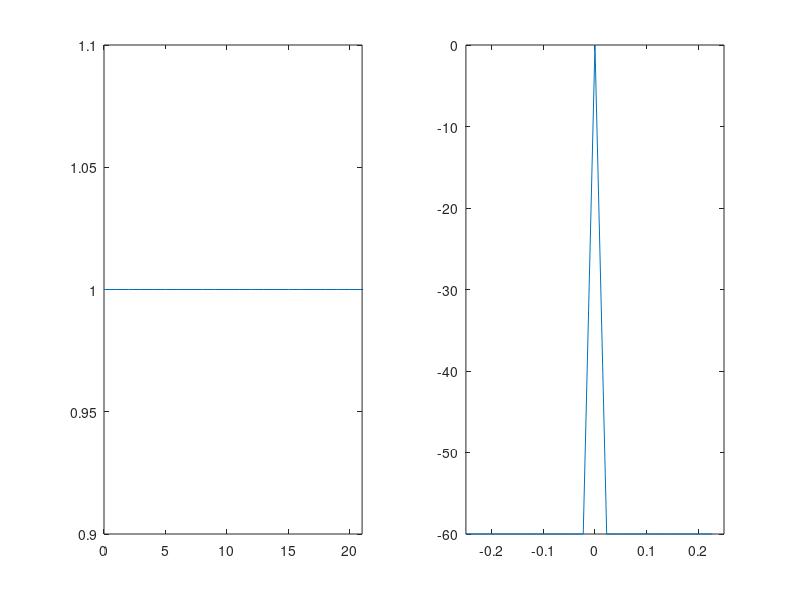
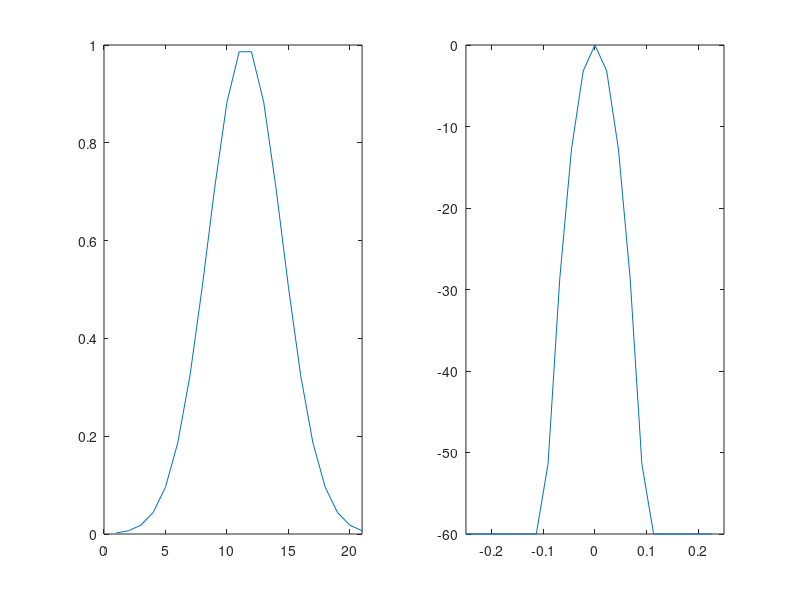
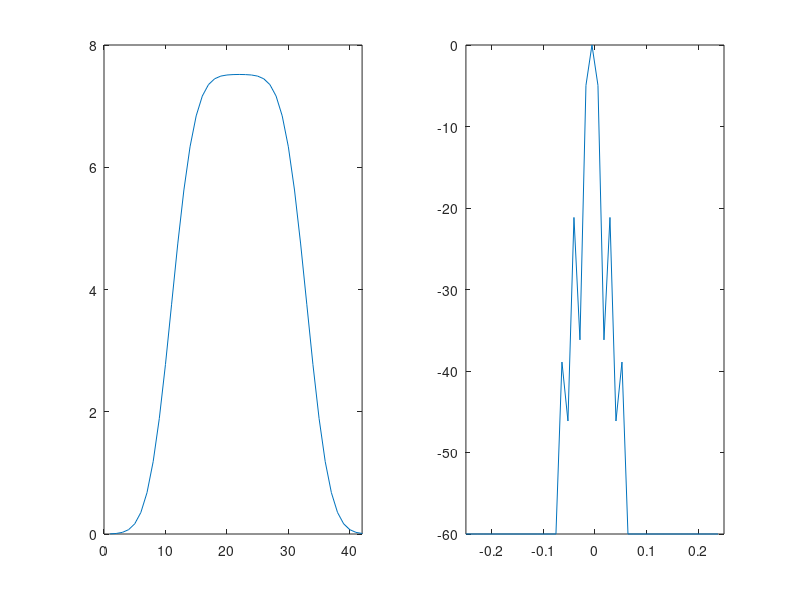
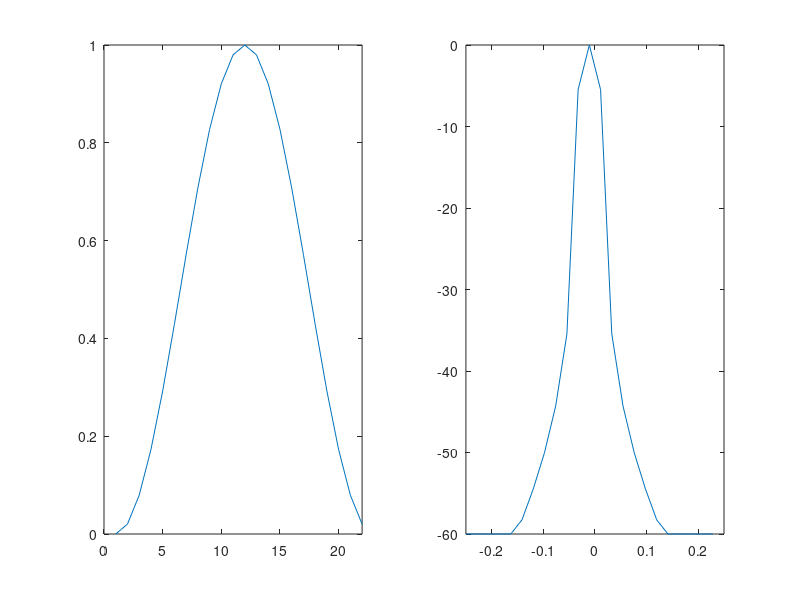

Write the MATLAB code that produced these figures, in order. (Note: this script raises an error after producing the figures.)
clear
clc

% N: window lenth in TRs
N = 22;
% T: time points
T = 0:N-1;
dr=60;
% sampling rate
fs=0.5;


% creat the rectangular window
RW = ones(1,N);
figure(1); subplot(1,2,1); plot(T,RW)
xlim([0 length(RW)-1])

% Calculate gaussian 
% Gaussian Mean
Gm=(N-1)/2;
% Gaussian Standard Deviation
Gs=3;

GW=exp(-(T-Gm).^2/(2*Gs.^2));

figure(2); subplot(1,2,1); plot(GW)
xlim([0 length(GW)-1])

% convolve rectangular and gaussian
WC=conv(RW,GW);
figure(3); subplot(1,2,1); plot(WC)
xlim([0 length(WC)-1])

% evaluate the freq response of WR
H1 = abs(fft(RW));
H1 = fftshift(H1);
H1 = H1/max(H1);
H1 = 20*log10(H1);
H1 = max(-dr,H1);
h1=-fs/2:fs/(length(H1)):fs/2-fs/(length(H1))
figure(1); subplot(1,2,2); plot(h1,H1)
xlim([-0.25,0.25])


% evaluate the freq response of WG
H2 = abs(fft(GW));
H2 = fftshift(H2);
H2 = H2/max(H2);
H2 = 20*log10(H2);
H2 = max(-dr,H2);
h2=-fs/2:fs/(length(H2)):fs/2-fs/(length(H2));
figure(2); subplot(1,2,2);plot(h2,H2)
xlim([-0.25,0.25])

% evaluate the freq response of WC
H3= abs(fftshift(fft(WC)));
H3= H3/max(H3);
H3= 20*log10(H3);
H3= max(-dr,H3);
h3=-fs/2:fs/(length(H3)):fs/2-fs/(length(H3));
figure(3); subplot(1,2,2);plot(h3,H3)
xlim([-0.25,0.25])

% creat the hanning window and hamming window and evaluate their frequency
% responses
HanW = hann(N+1)
figure(4); subplot(1,2,1); plot(HanW)
xlim([0 length(HanW)-1])

H4= abs(fftshift(fft(HanW)));
H4= H4/max(H4);
H4= 20*log10(H4);
H4= max(-dr,H4);
h4=-fs/2:fs/(length(H4)):fs/2-fs/(length(H4));
figure(4); subplot(1,2,2);plot(h4,H4)
xlim([-0.25,0.25])

HammingW = hamming(N+1)
figure(5); subplot(1,2,1); plot(HammingW)
xlim([0 length(HammingW)-1])

H5= abs(fftshift(fft(HammingW)));
H5= H5/max(H5);
H5= 20*log10(H5);
H5= max(-dr,H5);
h5=-fs/2:fs/(length(H5)):fs/2-fs/(length(H5));
figure(5); subplot(1,2,2);plot(h5,H5)
xlim([-0.25,0.25])



% cancatenate the time course
TC_seed = load ('Seed_time_series/FunRaw_ROISignals.mat')
TC_atlas= load('Results/FunImgC_ROISignals/ROISignals_0021018.mat')
TC = [TC_seed.theROITimeCourses,TC_atlas.ROISignals];

%stationary FC estimation
covM = cov(TC)

% Fisher transformation
z=0.5*log((1+covM)./(1-covM));

% multiple comparison correction



% dynamic FC esimtation and state identification

% segment time course into windows

asize = size(TC);
for i=1:(asize(1,1)-N+1)
    % creat the covraince matrix
    s=['cov_' int2str(i) '=' 'TC(' int2str(i) ':' int2str(N) '-1+' int2str(i) ',:)'];
    eval(s)    
    str1='cov_';
    atemp=eval(sprintf('%s%d',str1,i))
    
    % create regualrized invese matrix
   
    lambda=5; % arbitrary choice of regularisation!
    ic=-L1precisionBCD(oc/mean(diag(atemp)),lambda/1000); % get regularised negative inverse covariance
    r=(ic ./ repmat(sqrt(abs(diag(ic))),1,Nnodes)) ./ repmat(sqrt(abs(diag(ic)))',Nnodes,1); % use diagonal to get normalised coefficients
    r=r+eye(Nnodes); % remove diagonal
    
    % Fisher transform
    z=0.5*log((1+ic)./(1-ic));
    s=['z' int2str(i) '=' 'z'];
    eval(s)    
    str1='z';
    btemp=eval(sprintf('%s%d',str1,i))
           
end

 


AM = L1precisionBCD(Cov,1);
AM(abs(AM) < 1e-4) = 0;
AM2 = sign(AM);
drawGraph(abs(AM2),'labels',wordlist);


ts1=W1;


lambda=5; % arbitrary choice of regularisation!
oc=cov(ts1); % raw covariance
ic=-L1precisionBCD(oc/mean(diag(oc)),lambda/1000); % get regularised negative inverse covariance
r=(ic ./ repmat(sqrt(abs(diag(ic))),1,Nnodes)) ./ repmat(sqrt(abs(diag(ic)))',Nnodes,1); % use diagonal to get normalised coefficients
r=r+eye(Nnodes); % remove diagonal 






% applying the sliding window to the time course


% % plot the Gaussian window
% figure
% area(k,w2,'FaceColor', [0 .4 .6])
% xlim([0 N-1])
% set(gca,'XTick', [0 : 1/8 : 1]*(N-1))
% % set(gca,'XTickLabel','0| | | | | | | |N-1')
% grid on
% ylabel('amplitude')
% xlabel('Time')
% title('Window function (Gauss, \sigma = )')















